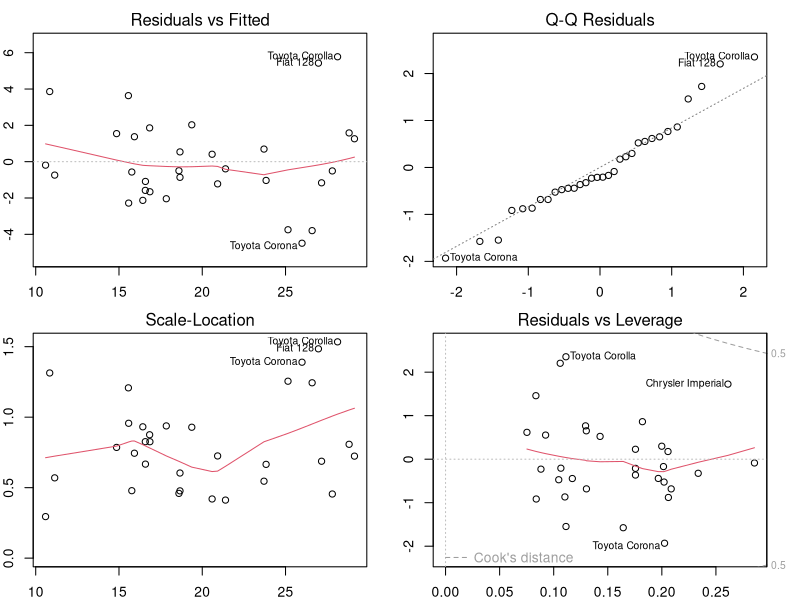
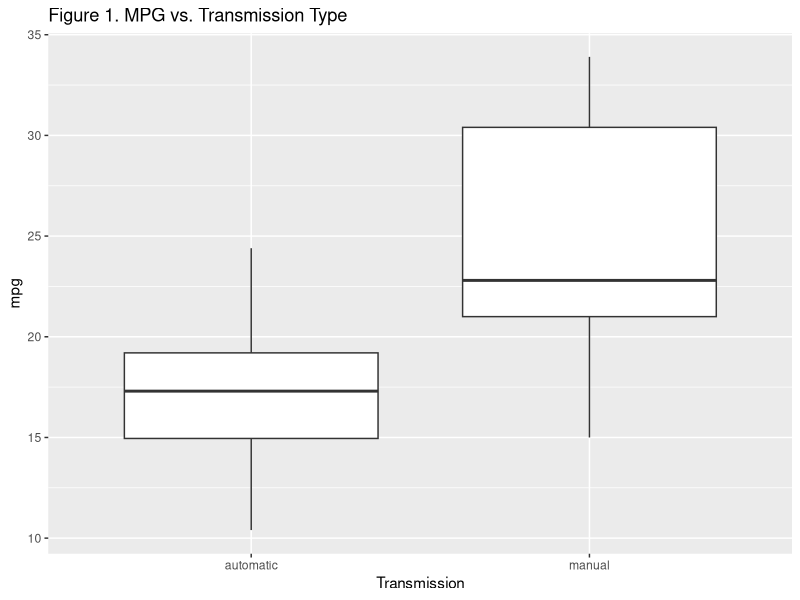
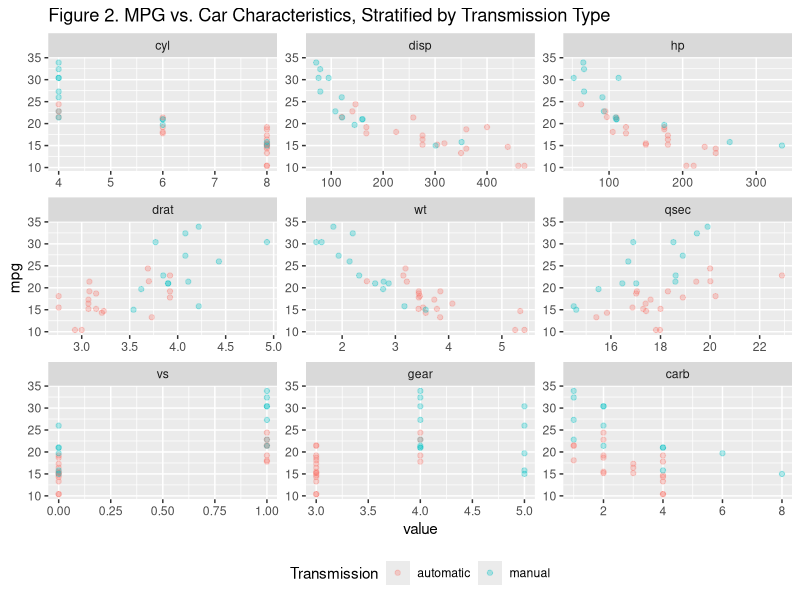

Write R code to recreate these figures, in order.
## ---- chunk 1
knitr::opts_chunk$set(echo = TRUE)
## ---- chunk 2
#Load necessary packages
library(tidyverse)
library(lattice)
library(reshape2)
library(car)
library(ggpubr)
## ---- chunk 3
#Load dataset
car_df <- mtcars

#Convert relevant variables into factor variables
factor_names <- c("cyl", "vs", "am", "gear", "carb")
car_df[,factor_names] <- lapply(car_df[,factor_names], factor)

#Model 1: Transmission type only
am_model <- lm(mpg~am, data=car_df)
#Model 2: Transmission, number of cylinders, and car weight
am_wt_cyl_model <- lm(mpg~am+wt+cyl, data = car_df)
#Model 3: Full model, all variables included
full_model <- lm(mpg~., data = car_df)

#ANOVA to compare models 1, 2, and 3
anova(am_model, am_wt_cyl_model, full_model)
## ---- chunk 4
summary(am_wt_cyl_model)
confint(am_wt_cyl_model)
par(mfrow = c(2,2), mar = c(2,2,2,2))
plot(am_wt_cyl_model)
## ---- chunk 5
#Plot transmission type vs. mpg
p1 <- ggplot(data = mtcars, aes(factor(am, levels = c(0,1), labels = c('automatic', 'manual') ), mpg)) +
    geom_boxplot() + 
    labs(x = "Transmission", title = "Figure 1. MPG vs. Transmission Type")
p1
## ---- chunk 6
#Plot other variables vs. mpg, stratified by transmission type
car_df2 <- melt(mtcars, c("mpg", "am"))
p2 <- ggplot(data = car_df2, aes(value, mpg)) + 
    geom_point(aes(color = factor(am, levels = c(0,1), labels = c('automatic', 'manual'))), alpha = 0.3) + 
    facet_wrap(.~variable, scales = "free") +
    labs(color = "Transmission", title = "Figure 2. MPG vs. Car Characteristics, Stratified by Transmission Type") +
    theme(legend.position = "bottom")
p2
